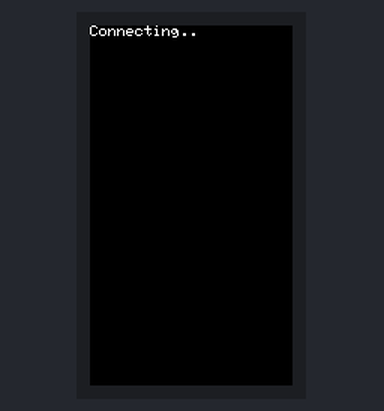
Recording of a sketch running on a simulated ESP32. Parts: 135×240 colour display. WiFi joins after 1.5 s; servers stay silent unless stated.

Above: at 0.6 s.
At 1.8 s:
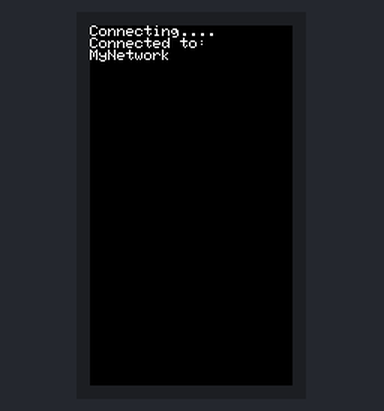

The sketch:

ConnectToWiFi.ino
```cpp
//=======================================================
// File:    ConnectToWiFi.ino
//
// Author:  J. Hathway 2024
//
// Dependencies:
//     - M5StickCPlus Library (M5Stack).
//     - WiFi Library (Arduino).
//
// Description:
//     - Demo of how to connect M5StickC-Plus to WiFi.
//=======================================================

#include <M5StickCPlus.h>
#include <WiFi.h>

//=======================================================
// **REPLACE THESE VARIABLES WITH YOUR DETAILS**
const char *ssid = "MyNetwork";
const char *password = "MyPassword";
//=======================================================

bool connectToWiFi(const char* ssid, const char* pass);

void setup()
{
    M5.begin();

    // Connect to WiFi
    connectToWiFi(ssid, password);
}

void loop() {}

// Connect to WiFi Function
bool connectToWiFi(const char* ssid, const char* pass) {
  M5.Lcd.print("Connecting");

  // initialise - WIFI_STA = Station Mode
  WiFi.mode(WIFI_STA);
  WiFi.begin(ssid, pass);

  // start timer
  unsigned long startAttemptTime = millis();

  // while not connected to WiFi AND before timeout
  while (WiFi.status() != WL_CONNECTED && millis() - startAttemptTime < 30000) {
    M5.Lcd.print(".");
    delay(400);
  }

  // Print status to LCD
  if (WiFi.status() != WL_CONNECTED) {
    M5.Lcd.println("\nErr: Failed to connect");
    delay(2000);
    return false;
  } else {
    M5.Lcd.println("\nConnected to:");
    M5.Lcd.println(ssid);
    delay(2000);
    return true;
  }
}
```
